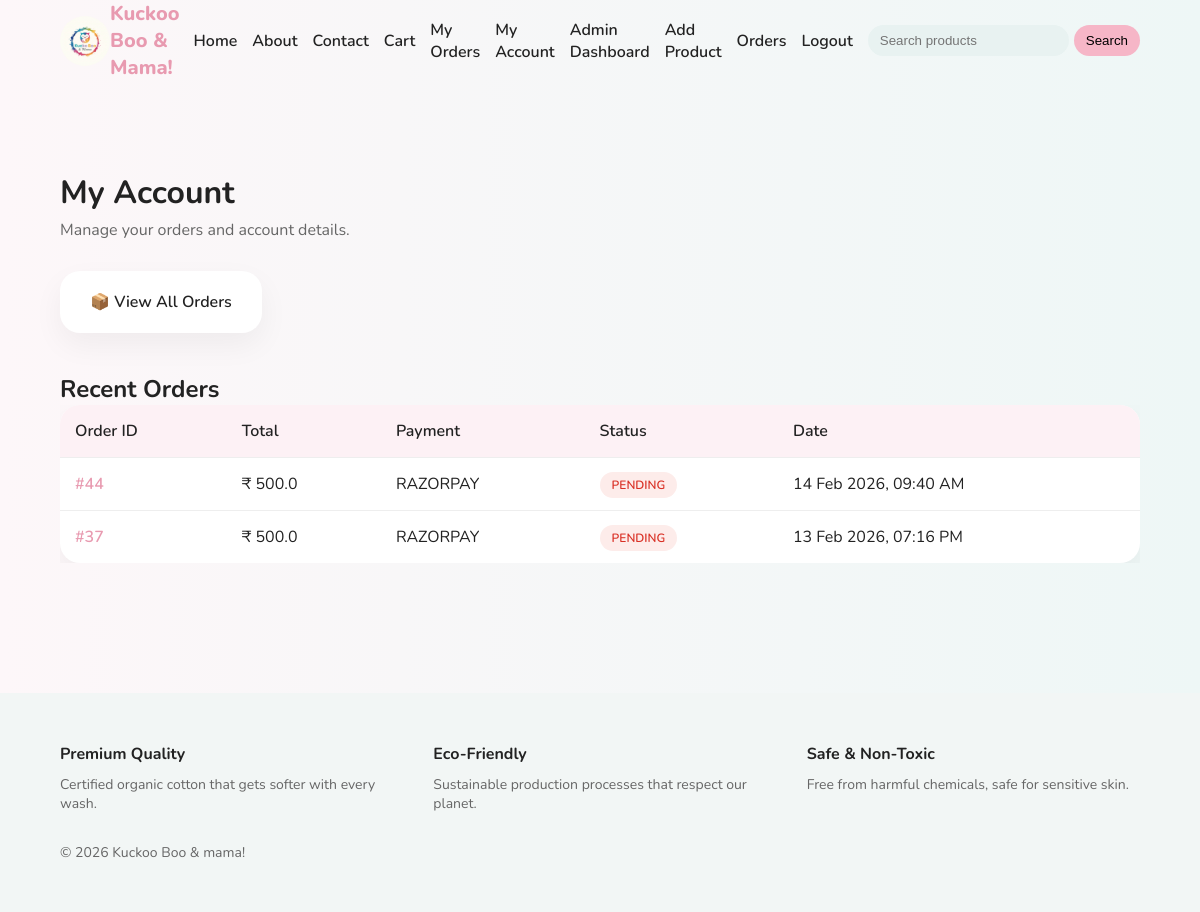
The app's page /user/dashboard (signed in) with its own data.
### tables this page shows
CREATE TABLE orders (
        id INTEGER PRIMARY KEY AUTOINCREMENT,
        user_id INTEGER,
        total_amount REAL NOT NULL,
        payment_status TEXT,
        razorpay_order_id TEXT,
        created_at TIMESTAMP DEFAULT CURRENT_TIMESTAMP, payment_method TEXT, order_status TEXT DEFAULT 'PLACED', full_name TEXT, phone TEXT, address TEXT, city TEXT, state TEXT, pincode TEXT, review_reminder_sent INTEGER DEFAULT 0,
        FOREIGN KEY (user_id) REFERENCES users(id)
    );

### routes/user.py (the view)
@user_bp.route("/dashboard")
def dashboard():
    if not session.get("user_id"):
        return redirect(url_for("auth.login"))
    conn = get_db_connection()
    orders = conn.execute(
        """
        SELECT id, total_amount, payment_method,
               payment_status, order_status, created_at
        FROM orders
        WHERE user_id = ?
        ORDER BY id DESC
        """,
        (session["user_id"],)
    ).fetchall()
    conn.close()
    formatted_orders = []
    for order in orders:
        formatted_orders.append({
            "id": order["id"],
            "total_amount": order["total_amount"],
            "payment_method": order["payment_method"],
            "payment_status": order["payment_status"],
            "order_status": order["order_status"],
            "created_at": datetime.fromtimestamp(
                order["created_at"]
            ).strftime("%d %b %Y, %I:%M %p")
        })
    return render_template("user/dashboard.html", orders=formatted_orders)

### database/db.py (called while the page is built)
def get_db_connection():
    if Config.DB_TYPE == "postgres":
        database_url = Config.DATABASE_URI
        if database_url.startswith("postgres://"):
            database_url = database_url.replace(
                "postgres://", "postgresql://", 1
            )
        conn = psycopg2.connect(database_url)
        conn.autocommit = False
        return DatabaseWrapper(conn, "postgres")
    else:
        os.makedirs(os.path.dirname(Config.DATABASE_URI), exist_ok=True)
        conn = sqlite3.connect(Config.DATABASE_URI)
        conn.row_factory = sqlite3.Row
        return DatabaseWrapper(conn, "sqlite")

    def execute(self, query, params=None):
        if self.db_type == "postgres":
            query = query.replace("?", "%s")
        if params:
            self.cursor.execute(query, params)
        else:
            self.cursor.execute(query)
        return self.cursor

    def close(self):
        self.cursor.close()
        self.conn.close()

### templates/user/dashboard.html (shortened to what this page needs)
{% extends "base.html" %}
{% block extra_css %}
<link rel="stylesheet" href="{{ url_for('static', filename='css/dashboard.css') }}">
{% endblock %}
{% block content %}
<section class="dashboard-section">
    <div class="dashboard-header">
        <h1>My Account</h1>
        <p>Manage your orders and account details.</p>
    </div>
    <div class="dashboard-links">
        <a href="{{ url_for('user.my_orders') }}" class="dashboard-card">
            📦 View All Orders
        </a>
    </div>
    <div class="recent-orders">
        <h2>Recent Orders</h2>
        {% if orders %}
        <div class="table-wrapper">
            <table class="orders-table">
                <thead>
                    <tr>
                        <th>Order ID</th>
                        <th>Total</th>
                        <th>Payment</th>
                        <th>Status</th>
                        <th>Date</th>
                    </tr>
                </thead>
                <tbody>
                    {% for order in orders %}
                    <tr>
                        <td>
                            <a href="{{ url_for('user.order_detail', order_id=order.id) }}">
                                #{{ order.id }}
                            </a>
                        </td>
                        <td>₹ {{ order.total_amount }}</td>
                        <td>{{ order.payment_method }}</td>
                        <td>
                            <span class="status-badge
                                {% if order.payment_status == 'PAID' %}
                                    paid
                                {% else %}
                                    pending
                                {% endif %}
                            ">
                                {{ order.payment_status }}
                            </span>
                        </td>
                        <td>{{ order.created_at }}</td>
                    </tr>
                    {% endfor %}
                </tbody>
            </table>
        </div>
        {% else %}
            <p class="no-orders">You have not placed any orders yet.</p>
        {% endif %}
    </div>
</section>
{% endblock %}

### static/css/base.css (style rules this page uses)
:root { --primary: #f6b6c7; --primary-dark: #e89ab0; --bg-soft: #fdf7f9; --text-dark: #222; --text-light: #666; --radius: 20px; }
* { margin: 0; padding: 0; box-sizing: border-box; }
body { font-family: 'Nunito', sans-serif; background: linear-gradient(to right, #fdf7f9, #eef7f6); color: var(--text-dark); }

### static/css/dashboard.css (style rules this page uses)
.dashboard-section { padding: 50px 0; }
.dashboard-header { margin-bottom: 30px; }
.dashboard-header h1 { font-size: 32px; margin-bottom: 5px; }
.dashboard-header p { color: #666; }
.dashboard-links { margin-bottom: 40px; }
.dashboard-card { display: inline-block; background: #ffffff; padding: 20px 30px; border-radius: 20px; box-shadow: 0 12px 30px rgba(0,0,0,0.05); text-decoration: none; color: #222; font-weight: 600; transition: 0.3s ease; }
.table-wrapper { overflow-x: auto; }
.orders-table { width: 100%; border-collapse: collapse; background: #ffffff; border-radius: 20px; overflow: hidden; box-shadow: 0 12px 30px rgba(0,0,0,0.05); }
.orders-table th, .orders-table td { padding: 15px; text-align: left; }
.orders-table thead { background: #fdf1f5; }
.orders-table th { font-weight: 600; }
.orders-table tbody tr { border-top: 1px solid #eee; }
.orders-table a { text-decoration: none; color: #e89ab0; font-weight: 600; }
.status-badge { padding: 5px 12px; border-radius: 20px; font-size: 12px; font-weight: 600; }
.status-badge.pending { background: #fdecea; color: #d93025; }

### records on screen
orders: id "44", total_amount "500.0", payment_method "RAZORPAY", payment_status "PENDING", created_at "14 Feb 2026, 09:40 AM"
orders: id "37", total_amount "500.0", payment_method "RAZORPAY", payment_status "PENDING", created_at "13 Feb 2026, 07:16 PM"
